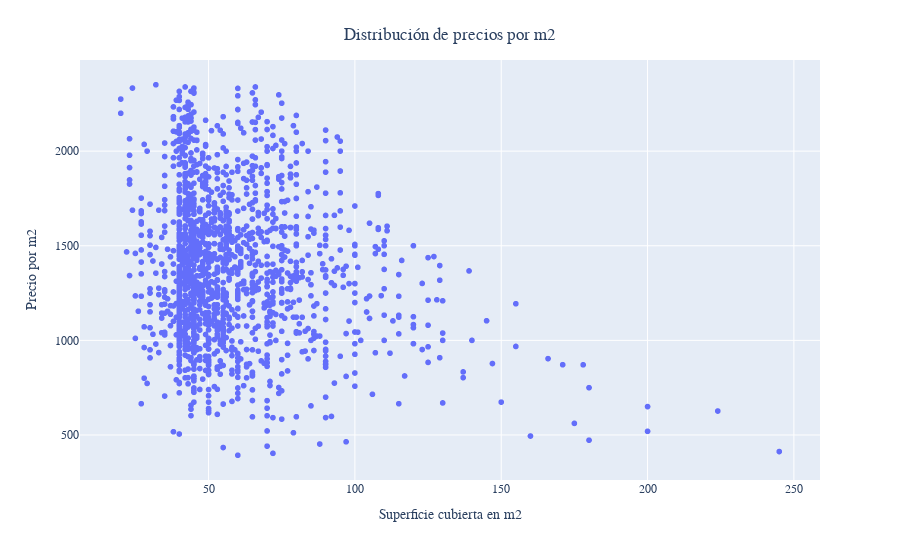

Notebook code for this chart:
### Markdown cell above
**Actualmente nuestro df esta conformado en un 40,6% por monoambientes, en un 38% por dos ambientes, reprensentando entre ambas categorias practicamente un 80% de los datos**

### Code cell
fig = px.scatter(data_frame= data_cba_filtered, x = 'surface_cov_in_m2_fill', y= "price_m2_usd_cal")

fig.update_layout(
    title={
        'text': "Distribución de precios por m2",
        'y':0.95,
        'x':0.5,
        'xanchor': 'center',
        'yanchor': 'top'},
    xaxis_title = "Superficie cubierta en m2",
    yaxis_title = "Precio por m2",
    font=dict(
        family="Arial",
        size=12))


fig.show()

### Figure 1 — Plotly figure (JSON) as saved in the notebook; plotly's stock layout.template omitted (floating-point values rounded to 4 significant figures; data arrays with more than 128 entries replaced by an {"elided": "..."} marker saying what was removed)
{"data": [{"hovertemplate": "surface_cov_in_m2_fill=%{x}<br>price_m2_usd_cal=%{y}<extra></extra>", "legendgroup": "", "marker": {"color": "#636efa", "symbol": "circle"}, "mode": "markers", "name": "", "showlegend": false, "type": "scattergl", "x": {"elided": "1823 int values"}, "xaxis": "x", "y": {"elided": "1823 float values"}, "yaxis": "y"}], "layout": {"font": {"family": "Arial", "size": 12}, "legend": {"tracegroupgap": 0}, "margin": {"t": 60}, "title": {"text": "Distribución de precios por m2", "x": 0.5, "xanchor": "center", "y": 0.95, "yanchor": "top"}, "xaxis": {"anchor": "y", "domain": [0, 1], "title": {"text": "Superficie cubierta en m2"}}, "yaxis": {"anchor": "x", "domain": [0, 1], "title": {"text": "Precio por m2"}}}}
